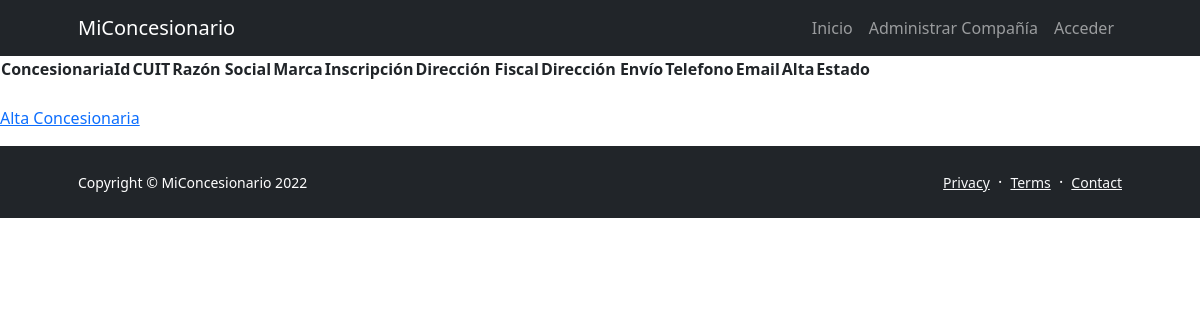
/ManageCompany/concesionaria_listar/, run on an earlier commit of the app's database.
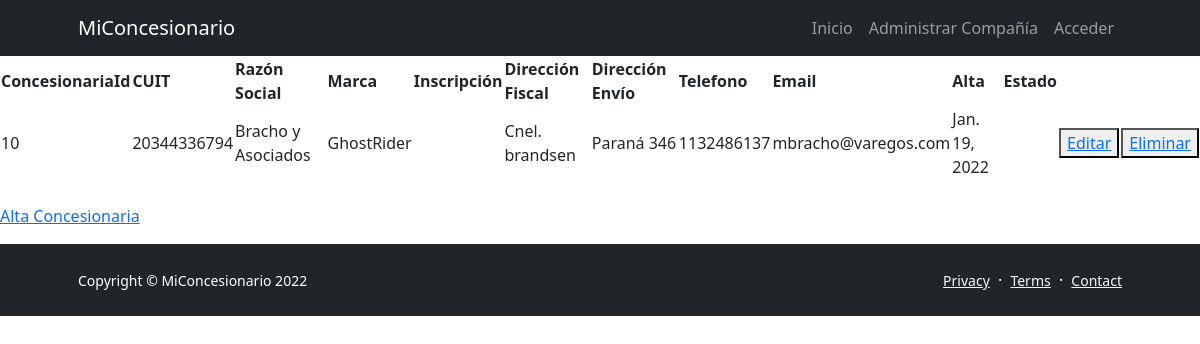
And on a later commit of the database.
### ManageCompany/models.py (models this page shows)
class Concesionaria(models.Model):
    cuit=models.CharField('cuit',max_length=11)
    razon_social=models.CharField('razon social',max_length=100)
    nombre_fantasia=models.CharField('nombre de fantasia',max_length=100)
    fecha_inscripcion=models.DateField('1990-01-01', auto_now=False, auto_now_add=False)
    direccion_fiscal=models.CharField('direccion fiscal',max_length=100)
    direccion_envio=models.CharField('direccion envio',max_length=100)
    telefono=models.CharField('telefono',max_length=20)
    email=models.EmailField()
    fecha_creacion=models.DateField(auto_now_add=True)
    activo=models.BooleanField()

### ManageCompany/views.py (the view)
# urls.py: path('concesionaria_listar/',views.concesionaria_listar, name="Ver Concesionarias"),
def concesionaria_listar(request):
    concesionarias = Concesionaria.objects.all()
    contexto = {"concesionarias":concesionarias}
    return render(request,"ManageCompany/concesionaria_listar.html",contexto)

### templates/managecompany/concesionaria_listar.html (shortened to what this page needs)
{% extends 'base.html' %}
{% block content %}
    <table>
        <tr>
            <th>ConcesionariaId</th>
            <th>CUIT</th>
            <th>Razón Social</th>
            <th>Marca</th>
            <th>Inscripción</th>
            <th>Dirección Fiscal</th>
            <th>Dirección Envío</th>
            <th>Telefono</th>
            <th>Email</th>
            <th>Alta</th>
            <th>Estado</th>
        </tr>
        {% for c in concesionarias %}
            <tr>
                <td>{{c.id}}</td>
                <td>{{c.cuit}}</td>
                <td>{{c.razon_social}}</td>
                <td>{{c.nombre_fantasia}}</td>
                <td>{{c.fecha_inscripción}}</td>
                <td>{{c.direccion_fiscal}}</td>
                <td>{{c.direccion_envio}}</td>
                <td>{{c.telefono}}</td>
                <td>{{c.email}}</td>
                <td>{{c.fecha_creacion}}</td>
                <td>{{c.estado}}</td>
                <td><button><a href="{% url 'Editar Concesionaria' c.id %}">Editar</a></button></td>
                <td><button><a href="{% url 'Eliminar Concesionaria' c.id %}">Eliminar</a></button></td>
            </tr>
        {% endfor %}
    </table>
    <br>
    <p><a href="{% url 'Alta de Concesionaria' %}">Alta Concesionaria</a></p>
{% endblock %}

What changed in the data, as far as the page shows it:
added Concesionaria: id "10", cuit "20344336794", razon_social "Bracho y Asociados", nombre_fantasia "GhostRider", direccion_fiscal "Cnel. brandsen", direccion_envio "Paraná 346", telefono "1132486137", email "mbracho@varegos.com", fecha_creacion "Jan. 19, 2022"
